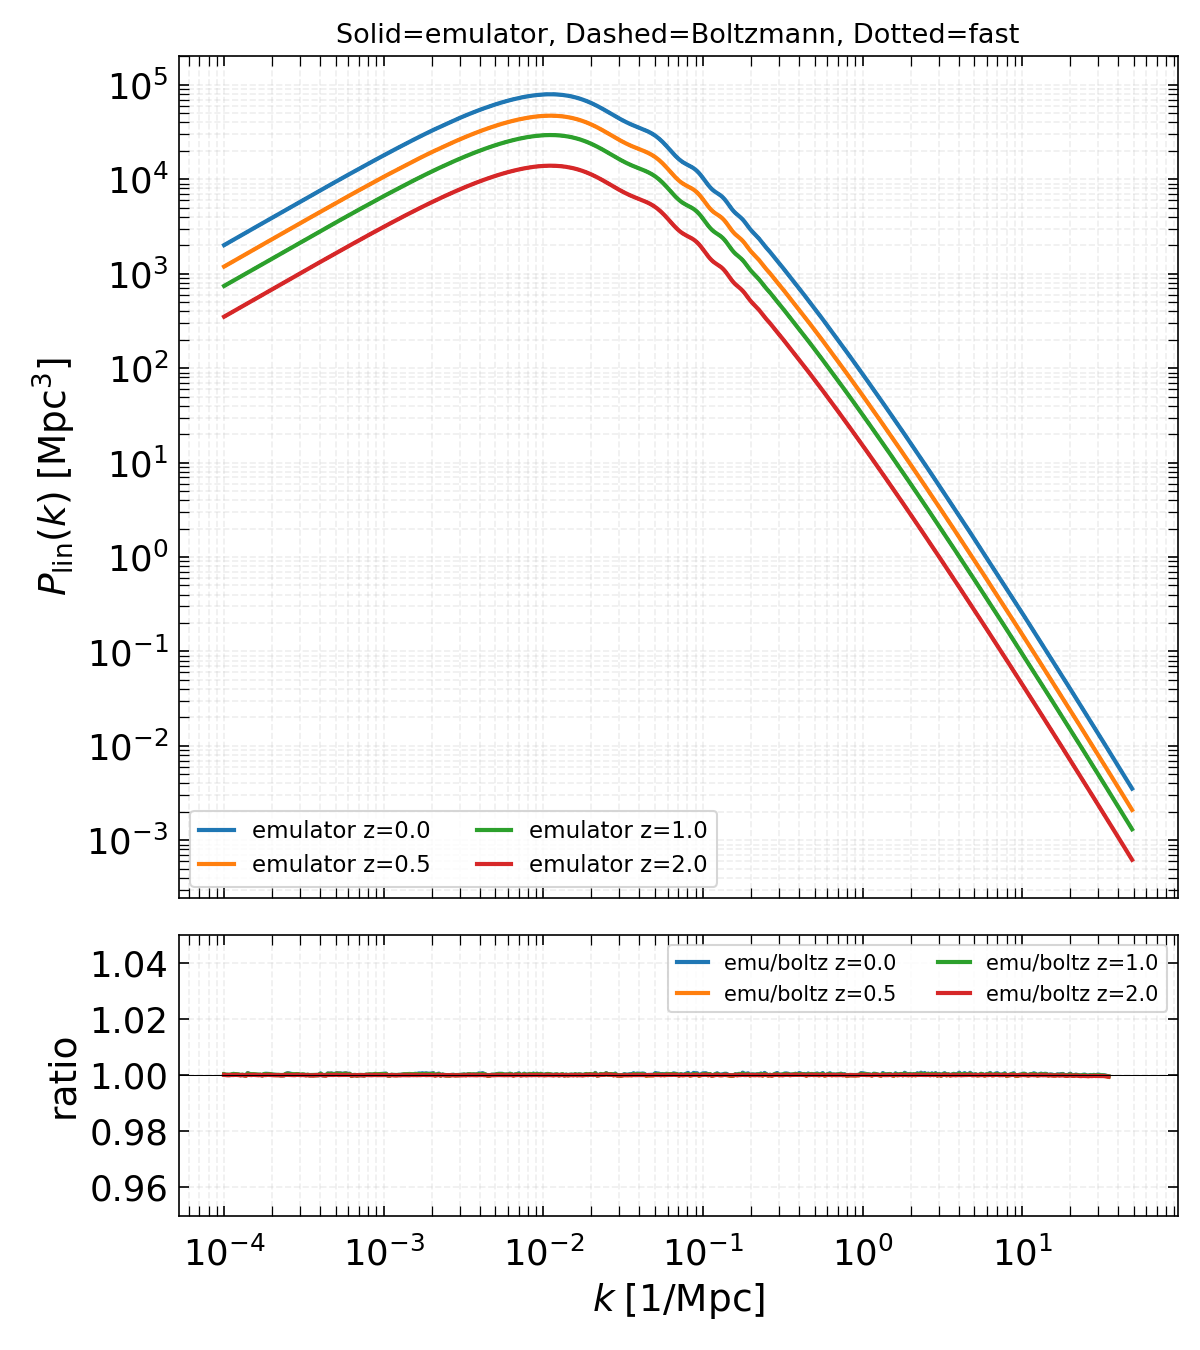

Source code (Python):
"""
Step 1: Compare P(k) from our JAX emulator vs CLASS-SZ Boltzmann.

Three curves per redshift:
  1. Our emulator  (cosmology.get_pk_phys)
  2. CLASS-SZ fast mode  (csz.pk_lin in fast mode)
  3. CLASS Boltzmann      (csz.pk_lin in compute mode)

Units: k in 1/Mpc, P(k) in Mpc^3.

Run:  python notebooks/step1_pk.py
"""
import warnings; warnings.filterwarnings('ignore')
import os; os.environ["JAX_PLATFORM_NAME"] = "cpu"
import numpy as np
import time

import jax; jax.config.update("jax_enable_x64", True)
import jax.numpy as jnp

import matplotlib
matplotlib.use("Agg")
import matplotlib.pyplot as plt

# ── Cosmology ────────────────────────────────────────────────────────────────
cosmo = {
    'omega_b': 0.02242, 'omega_cdm': 0.11933, 'H0': 67.66,
    'tau_reio': 0.0561, 'ln10^{10}A_s': 3.047, 'n_s': 0.9665,
}
h = cosmo['H0'] / 100.0

z_test = [0.0, 0.5, 1.0, 2.0]

# ── 1. Our JAX emulator ─────────────────────────────────────────────────────
print("=" * 60)
print("1. JAX emulator (cosmology.get_pk_phys)")
print("=" * 60)

from classy_szfast.cosmology import get_pk

t0 = time.time()
k_phys, pk_phys = get_pk(cosmo, jnp.array(z_test))
t_emu = time.time() - t0

k_np = np.array(k_phys)
pk_np = np.array(pk_phys)  # shape (n_z, n_k)

print(f"  k range: [{k_np.min():.2e}, {k_np.max():.2e}] 1/Mpc")
print(f"  n_k = {len(k_np)},  n_z = {len(z_test)}")
print(f"  elapsed = {t_emu:.2f}s")
for iz, z in enumerate(z_test):
    print(f"  z={z:.1f}: P(k=0.1/Mpc) ≈ {np.interp(np.log(0.1), np.log(k_np), np.log(pk_np[iz])):.2f} (ln)")

# ── 2. CLASS-SZ Boltzmann ───────────────────────────────────────────────────
print("\n" + "=" * 60)
print("2. CLASS-SZ Boltzmann (full compute)")
print("=" * 60)

from classy_sz import Class as Class_sz

t0 = time.time()
csz_boltz = Class_sz()
csz_boltz.set({
    **cosmo,
    'output': 'mPk',
    'P_k_max_1/Mpc': 50.0 * h,   # ensure we cover k range
    'z_max_pk': 3.0,
    # Ensure non-fast mode: do NOT call initialize_classy_szfast
})
csz_boltz.compute()
t_boltz = time.time() - t0
print(f"  elapsed = {t_boltz:.1f}s")

# Evaluate at our k grid
pk_boltz = np.zeros((len(z_test), len(k_np)))
for iz, z in enumerate(z_test):
    for ik, kv in enumerate(k_np):
        try:
            pk_boltz[iz, ik] = csz_boltz.pk_lin(kv, z)
        except Exception:
            pk_boltz[iz, ik] = np.nan

print(f"  P(k) units: Mpc^3 (documented in classy.pyx)")
for iz, z in enumerate(z_test):
    valid = ~np.isnan(pk_boltz[iz])
    if valid.any():
        print(f"  z={z:.1f}: P(k=0.1) = {np.interp(np.log(0.1), np.log(k_np[valid]), np.log(pk_boltz[iz, valid])):.2f} (ln)")

# ── 3. CLASS-SZ fast mode ───────────────────────────────────────────────────
print("\n" + "=" * 60)
print("3. CLASS-SZ fast mode")
print("=" * 60)

t0 = time.time()
csz_fast = Class_sz()
csz_fast.set({
    **cosmo,
    'skip_input': 0,
    'output': 'tSZ_1h',
    'cosmo_model': 0,
})
csz_fast.initialize_classy_szfast()
t_fast = time.time() - t0
print(f"  init elapsed = {t_fast:.1f}s")

# pk_lin(k, z) — k in 1/Mpc, returns Mpc^3
pk_fast = np.zeros((len(z_test), len(k_np)))
for iz, z in enumerate(z_test):
    for ik, kv in enumerate(k_np):
        try:
            pk_fast[iz, ik] = csz_fast.pk_lin(float(kv), float(z))
        except Exception:
            pk_fast[iz, ik] = np.nan

for iz, z in enumerate(z_test):
    valid = ~np.isnan(pk_fast[iz]) & (pk_fast[iz] > 0)
    if valid.any():
        print(f"  z={z:.1f}: P(k=0.1) = {np.interp(np.log(0.1), np.log(k_np[valid]), np.log(pk_fast[iz, valid])):.2f} (ln)")

# ── 4. Print comparison table ────────────────────────────────────────────────
print("\n" + "=" * 60)
print("Ratios at selected k values")
print("=" * 60)

k_check = [0.01, 0.05, 0.1, 0.5, 1.0, 5.0]
for z in z_test:
    iz = z_test.index(z)
    print(f"\n  z = {z:.1f}:")
    print(f"  {'k [1/Mpc]':>12}  {'emu/boltz':>10}  {'fast/boltz':>10}  {'emu/fast':>10}")
    for kv in k_check:
        if kv > k_np.max() or kv < k_np.min():
            continue
        pk_e = np.interp(np.log(kv), np.log(k_np), np.log(pk_np[iz]))
        pk_e = np.exp(pk_e)

        valid_b = ~np.isnan(pk_boltz[iz]) & (pk_boltz[iz] > 0)
        pk_b = np.interp(np.log(kv), np.log(k_np[valid_b]), np.log(pk_boltz[iz, valid_b]))
        pk_b = np.exp(pk_b)

        valid_f = ~np.isnan(pk_fast[iz]) & (pk_fast[iz] > 0)
        if valid_f.any():
            pk_f = np.interp(np.log(kv), np.log(k_np[valid_f]), np.log(pk_fast[iz, valid_f]))
            pk_f = np.exp(pk_f)
        else:
            pk_f = np.nan

        r_eb = pk_e / pk_b if pk_b > 0 else np.nan
        r_fb = pk_f / pk_b if (pk_b > 0 and not np.isnan(pk_f)) else np.nan
        r_ef = pk_e / pk_f if (not np.isnan(pk_f) and pk_f > 0) else np.nan
        print(f"  {kv:12.3f}  {r_eb:10.4f}  {r_fb:10.4f}  {r_ef:10.4f}")

# ── 5. Plot ──────────────────────────────────────────────────────────────────
label_size = 17
title_size = 18
legend_size = 12
handle_length = 1.5

fig, axes = plt.subplots(2, 1, figsize=(8, 9), gridspec_kw={'height_ratios': [3, 1]},
                          sharex=True)
ax_pk, ax_rat = axes

for ax in axes:
    ax.tick_params(axis='x', which='both', length=5, direction='in', pad=10)
    ax.tick_params(axis='y', which='both', length=5, direction='in', pad=5)
    ax.xaxis.set_ticks_position('both')
    ax.yaxis.set_ticks_position('both')
    plt.setp(ax.get_yticklabels(), rotation='horizontal', fontsize=label_size)
    plt.setp(ax.get_xticklabels(), fontsize=label_size)
    ax.grid(visible=True, which='both', alpha=0.2, linestyle='--')

colors = ['C0', 'C1', 'C2', 'C3']
for iz, z in enumerate(z_test):
    c = colors[iz]
    valid_b = ~np.isnan(pk_boltz[iz]) & (pk_boltz[iz] > 0)
    valid_f = ~np.isnan(pk_fast[iz]) & (pk_fast[iz] > 0)

    # P(k) panel
    ax_pk.loglog(k_np, pk_np[iz], color=c, ls='-', lw=2,
                 label=f'emulator z={z}')
    if valid_b.any():
        ax_pk.loglog(k_np[valid_b], pk_boltz[iz, valid_b], color=c,
                     ls='--', lw=1.5)
    if valid_f.any():
        ax_pk.loglog(k_np[valid_f], pk_fast[iz, valid_f], color=c,
                     ls=':', lw=1.5)

    # Ratio panel (emulator / Boltzmann)
    if valid_b.any():
        ratio_eb = pk_np[iz, valid_b] / pk_boltz[iz, valid_b]
        ax_rat.semilogx(k_np[valid_b], ratio_eb, color=c, ls='-', lw=2,
                        label=f'emu/boltz z={z}')
    if valid_f.any() and valid_b.any():
        # fast / Boltzmann
        both = valid_f & valid_b
        if both.any():
            ratio_fb = pk_fast[iz, both] / pk_boltz[iz, both]
            ax_rat.semilogx(k_np[both], ratio_fb, color=c, ls=':', lw=1.5)

ax_pk.set_ylabel(r"$P_{\rm lin}(k)\;[\mathrm{Mpc}^3]$", size=title_size)
ax_pk.legend(fontsize=legend_size-1, handlelength=handle_length, ncol=2)
ax_pk.set_title("Solid=emulator, Dashed=Boltzmann, Dotted=fast", fontsize=13)

ax_rat.set_xlabel(r"$k\;[1/\mathrm{Mpc}]$", size=title_size)
ax_rat.set_ylabel("ratio", size=title_size)
ax_rat.axhline(1.0, color='k', ls='-', lw=0.5)
ax_rat.set_ylim(0.95, 1.05)
ax_rat.legend(fontsize=legend_size-2, handlelength=handle_length, ncol=2)

plt.tight_layout()
outpath = os.path.join(os.path.dirname(__file__) or '.', 'step1_pk.png')
plt.savefig(outpath, dpi=150)
print(f"\nPlot saved: {outpath}")

# Cleanup
csz_boltz.struct_cleanup()
csz_fast.struct_cleanup()
